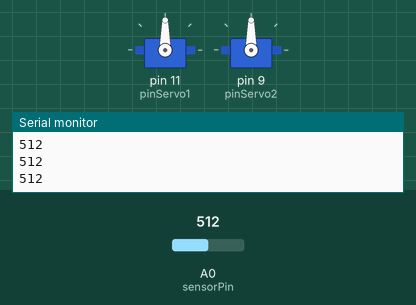
Recording of a sketch running on a simulated Arduino Uno, built with avr-gcc and run on an emulated ATmega328P. On the bench: 2 × servo, the last lines printed to the serial monitor. Inputs (shaded band) come from the test bench; at power-on: A0 (sensorPin) = 512.

Above: at 1.2 s.
1.3 s: A0 (sensorPin) set to 716
At 2.1 s:
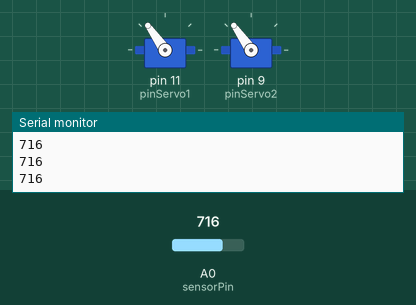
2.8 s: A0 (sensorPin) set to 900
At 3.4 s:
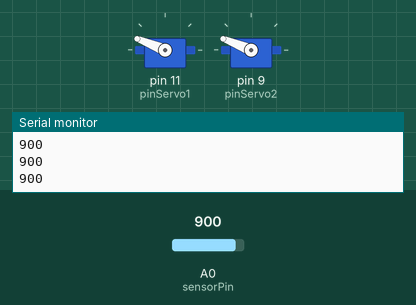
4.3 s: A0 (sensorPin) set to 1023
At 5.5 s:
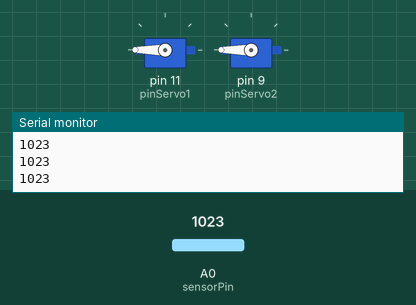
5.8 s: A0 (sensorPin) set to 306
At 6.9 s:
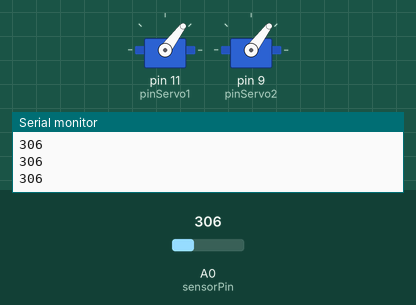
7.3 s: A0 (sensorPin) set to 122
At 7.9 s:
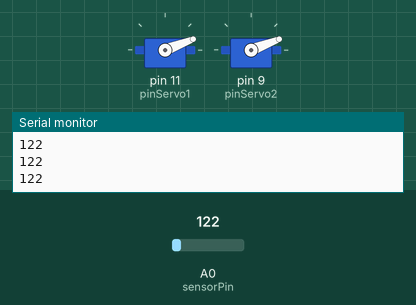
8.8 s: A0 (sensorPin) set to 0
At 10.0 s:
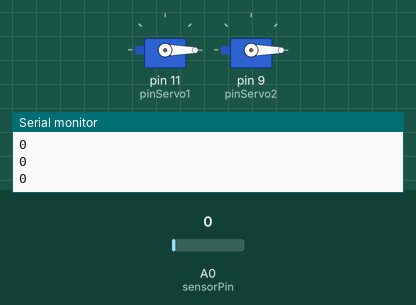
Timing chart, 0 to 11.3 s (numbered marks = the images above; inputs shaded):
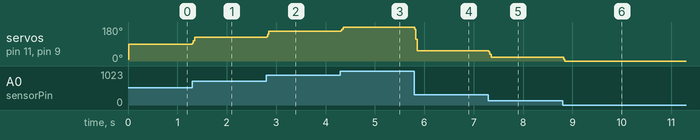

Measured:
- after the input at 1.3 s, servo on pin 11 (pinServo1), servo on pin 9 (pinServo2): 90° → 125° at once
- after the input at 2.8 s, servo on pin 11 (pinServo1), servo on pin 9 (pinServo2): 125° → 158° at once
- after the input at 4.3 s, servo on pin 11 (pinServo1), servo on pin 9 (pinServo2): 158° → 180° at once
- after the input at 5.8 s, servo on pin 11 (pinServo1), servo on pin 9 (pinServo2): 180° → 53° at once
- after the input at 7.3 s, servo on pin 11 (pinServo1), servo on pin 9 (pinServo2): 53° → 21° at once
- after the input at 8.8 s, servo on pin 11 (pinServo1), servo on pin 9 (pinServo2): 21° → 0° at once

The sketch:

sketch_mar02a.ino
```cpp
//Import servo stuff
#include <Servo.h>

//Smoothing stuff
const int numReadings = 10;
int readings[numReadings];
int readIndex = 0;
int total = 0;
int average = 0;

//Potentiometer
int sensorPin = A0;
int sensorValue;
int degree = 0;

//Servothings
Servo myServo1;
Servo myServo2;
int pos;
int pinServo1=11;
int pinServo2=9;

void setup() {
  //Servothings
  pos = 0;
  myServo1.attach(pinServo1);
  myServo2.attach(pinServo2);
    Serial.begin(9600);
  //init array for smoothing stuff
  for(int i = 0; i< numReadings; i++) {
    readings[i] =0;
  }
}

void loop() {
  //Smoothing stuff
  total = total -readings[readIndex];
  readings[readIndex] = analogRead(sensorPin);
  total = total + readings[readIndex];
  readIndex = readIndex +1;

  if(readIndex >= numReadings) {
    readIndex =0;
  }

  average = total / numReadings;

  //Potentiometer
  sensorValue = analogRead(sensorPin);
  Serial.println(average);
  //map(value, fromLow, fromHigh, toLow, toHigh
  degree = map(average, 0, 1023, 0, 180);
  //analogWrite(ledPIN, average);
  myServo1.write(degree);
  myServo2.write(degree);
  delay(1); //Stability reasons
}
```
